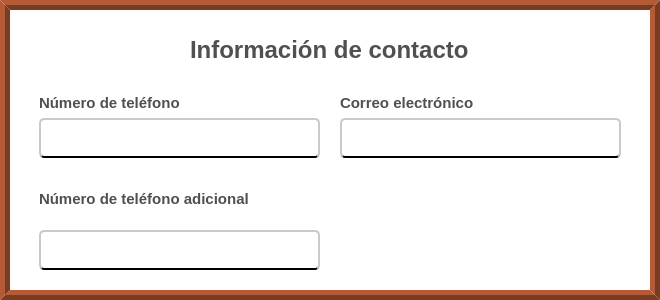
              <widget class="QFrame" name="espacio_info_contacto">
               <property name="sizePolicy">
                <sizepolicy hsizetype="Preferred" vsizetype="Preferred">
                 <horstretch>0</horstretch>
                 <verstretch>10</verstretch>
                </sizepolicy>
               </property>
               <property name="minimumSize">
                <size>
                 <width>0</width>
                 <height>300</height>
                </size>
               </property>
               <property name="maximumSize">
                <size>
                 <width>16777215</width>
                 <height>300</height>
                </size>
               </property>
               <property name="styleSheet">
                <string notr="true">QFrame{
	background-color: rgb(255, 255, 255);
	border:10px ridge rgb(122, 59, 33);
}</string>
               </property>
               <property name="frameShape">
                <enum>QFrame::StyledPanel</enum>
               </property>
               <property name="frameShadow">
                <enum>QFrame::Raised</enum>
               </property>
               <layout class="QVBoxLayout" name="verticalLayout_5">
                <property name="spacing">
                 <number>20</number>
                </property>
                <property name="leftMargin">
                 <number>20</number>
                </property>
                <property name="topMargin">
                 <number>30</number>
                </property>
                <property name="rightMargin">
                 <number>20</number>
                </property>
                <item alignment="Qt::AlignHCenter|Qt::AlignTop">
                 <widget class="QLabel" name="label_titulo_info_contacto">
                  <property name="maximumSize">
                   <size>
                    <width>16777215</width>
                    <height>19</height>
                   </size>
                  </property>
                  <property name="font">
                   <font>
                    <family>Arial</family>
                    <pointsize>18</pointsize>
                    <weight>75</weight>
                    <bold>true</bold>
                   </font>
                  </property>
                  <property name="styleSheet">
                   <string notr="true">QLabel{
	
	color: rgb(80, 80, 80);

border:none;	border-color: #ffffff;


}
</string>
                  </property>
                  <property name="text">
                   <string>Información de contacto</string>
                  </property>
                  <property name="scaledContents">
                   <bool>false</bool>
                  </property>
                 </widget>
                </item>
                <item alignment="Qt::AlignHCenter|Qt::AlignTop">
                 <widget class="QFrame" name="mostrar_datos_info_contacto">
                  <property name="sizePolicy">
                   <sizepolicy hsizetype="Preferred" vsizetype="Preferred">
                    <horstretch>0</horstretch>
                    <verstretch>10</verstretch>
                   </sizepolicy>
                  </property>
                  <property name="minimumSize">
                   <size>
                    <width>600</width>
                    <height>200</height>
                   </size>
                  </property>
                  <property name="styleSheet">
                   <string notr="true">QFrame{border:noe;}</string>
                  </property>
                  <layout class="QGridLayout" name="gridLayout">
                   <property name="horizontalSpacing">
                    <number>20</number>
                   </property>
                   <property name="verticalSpacing">
                    <number>10</number>
                   </property>
                   <item row="0" column="0">
                    <layout class="QVBoxLayout" name="verticalLayout_17">
                     <item alignment="Qt::AlignLeft">
                      <widget class="QLabel" name="label_numero_telefono">
                       <property name="sizePolicy">
                        <sizepolicy hsizetype="Preferred" vsizetype="Preferred">
                         <horstretch>0</horstretch>
                         <verstretch>0</verstretch>
                        </sizepolicy>
                       </property>
                       <property name="minimumSize">
                        <size>
                         <width>200</width>
                         <height>30</height>
                        </size>
                       </property>
                       <property name="maximumSize">
                        <size>
                         <width>200</width>
                         <height>30</height>
                        </size>
                       </property>
                       <property name="font">
                        <font>
                         <family>Arial</family>
                         <pointsize>11</pointsize>
                         <weight>75</weight>
                         <bold>true</bold>
                        </font>
                       </property>
                       <property name="styleSheet">
                        <string notr="true">QLabel{
	
	color: rgb(80, 80, 80);

	border-color: #ffffff;


}
</string>
                       </property>
                       <property name="text">
                        <string>Número de teléfono</string>
                       </property>
                       <property name="scaledContents">
                        <bool>false</bool>
                       </property>
                      </widget>
                     </item>
                     <item>
                      <widget class="QLineEdit" name="input_mostrar_numero_telefono">
                       <property name="enabled">
                        <bool>true</bool>
                       </property>
                       <property name="minimumSize">
                        <size>
                         <width>0</width>
                         <height>40</height>
                        </size>
                       </property>
                       <property name="font">
                        <font>
                         <family>Arial</family>
                         <pointsize>13</pointsize>
                        </font>
                       </property>
                       <property name="styleSheet">
                        <string notr="true">QLineEdit{
	
	background-color: rgb(255, 255, 255);
	border-radius:5px;
	padding-left: 5px;
 padding-right:5px;
	padding-top:1px;
	border-bottom:2px solid black  ;
	border-top: 2px solid rgb(202, 202, 202);
	border-left: 2px solid rgb(202, 202, 202);
	border-right: 2px solid rgb(202, 202, 202);

}

QLineEdit:focus{

	border: 2px solid rgb(17, 192, 255)



}
</string>
                       </property>
                       <property name="readOnly">
                        <bool>true</bool>
                       </property>
                      </widget>
                     </item>
                    </layout>
                   </item>
                   <item row="0" column="1">
                    <layout class="QVBoxLayout" name="verticalLayout_18">
                     <item alignment="Qt::AlignLeft">
                      <widget class="QLabel" name="label_correo">
                       <property name="minimumSize">
                        <size>
                         <width>0</width>
                         <height>30</height>
                        </size>
                       </property>
                       <property name="maximumSize">
                        <size>
                         <width>200</width>
                         <height>30</height>
                        </size>
                       </property>
                       <property name="font">
                        <font>
                         <family>Arial</family>
                         <pointsize>11</pointsize>
                         <weight>75</weight>
                         <bold>true</bold>
                        </font>
                       </property>
                       <property name="styleSheet">
                        <string notr="true">QLabel{
	
	color: rgb(80, 80, 80);

	border-color: #ffffff;


}
</string>
                       </property>
                       <property name="text">
                        <string>Correo electrónico</string>
                       </property>
                       <property name="scaledContents">
                        <bool>false</bool>
                       </property>
                      </widget>
                     </item>
                     <item>
                      <widget class="QLineEdit" name="input_mostrar_correo">
                       <property name="enabled">
                        <bool>true</bool>
                       </property>
                       <property name="minimumSize">
                        <size>
                         <width>0</width>
                         <height>40</height>
                        </size>
                       </property>
                       <property name="font">
                        <font>
                         <family>Arial</family>
                         <pointsize>13</pointsize>
                        </font>
                       </property>
                       <property name="styleSheet">
                        <string notr="true">QLineEdit{
	
	background-color: rgb(255, 255, 255);
	border-radius:5px;
	padding-left: 5px;
 padding-right:5px;
	padding-top:1px;
	border-bottom:2px solid black  ;
	border-top: 2px solid rgb(202, 202, 202);
	border-left: 2px solid rgb(202, 202, 202);
	border-right: 2px solid rgb(202, 202, 202);

}

QLineEdit:focus{

	border: 2px solid rgb(17, 192, 255)



}
</string>
                       </property>
                       <property name="text">
                        <string/>
                       </property>
                       <property name="cursorPosition">
                        <number>0</number>
                       </property>
                       <property name="readOnly">
                        <bool>true</bool>
                       </property>
                      </widget>
                     </item>
                    </layout>
                   </item>
                   <item row="1" column="0">
                    <layout class="QVBoxLayout" name="verticalLayout_40">
                     <item alignment="Qt::AlignLeft">
                      <widget class="QLabel" name="label_numero_telefono_adicional">
                       <property name="sizePolicy">
                        <sizepolicy hsizetype="Preferred" vsizetype="Preferred">
                         <horstretch>0</horstretch>
                         <verstretch>0</verstretch>
                        </sizepolicy>
                       </property>
                       <property name="minimumSize">
                        <size>
                         <width>0</width>
                         <height>30</height>
                        </size>
                       </property>
                       <property name="font">
                        <font>
                         <family>Arial</family>
                         <pointsize>11</pointsize>
                         <weight>75</weight>
                         <bold>true</bold>
                        </font>
                       </property>
                       <property name="styleSheet">
                        <string notr="true">QLabel{
	
	color: rgb(80, 80, 80);

	border-color: #ffffff;


}
</string>
                       </property>
                       <property name="text">
                        <string>Número de teléfono adicional</string>
                       </property>
                       <property name="scaledContents">
                        <bool>false</bool>
                       </property>
                      </widget>
                     </item>
                     <item>
                      <widget class="QLineEdit" name="input_mostrar_numero_telefono_adicional">
                       <property name="enabled">
                        <bool>true</bool>
                       </property>
                       <property name="minimumSize">
                        <size>
                         <width>0</width>
                         <height>40</height>
                        </size>
                       </property>
                       <property name="font">
                        <font>
                         <family>Arial</family>
                         <pointsize>13</pointsize>
                        </font>
                       </property>
                       <property name="styleSheet">
                        <string notr="true">QLineEdit{
	
	background-color: rgb(255, 255, 255);
	border-radius:5px;
	padding-left: 5px;
 padding-right:5px;
	padding-top:1px;
	border-bottom:2px solid black  ;
	border-top: 2px solid rgb(202, 202, 202);
	border-left: 2px solid rgb(202, 202, 202);
	border-right: 2px solid rgb(202, 202, 202);

}

QLineEdit:focus{

	border: 2px solid rgb(17, 192, 255)



}
</string>
                       </property>
                       <property name="readOnly">
                        <bool>true</bool>
                       </property>
                      </widget>
                     </item>
                    </layout>
                   </item>
                  </layout>
                 </widget>
                </item>
               </layout>
              </widget>
